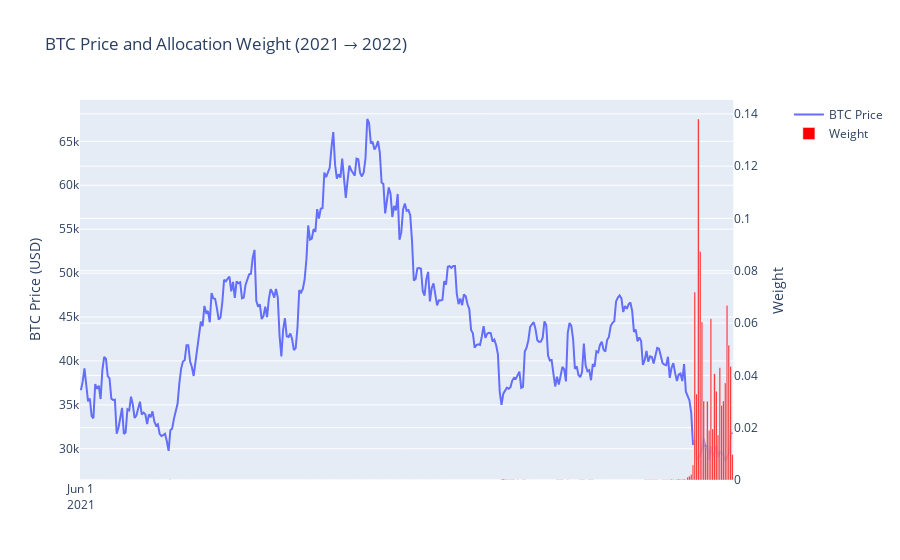

Notebook source saved alongside this figure:
### Markdown cell above
- Between June 2020 and June 2021, the price trend showed lows at the beginning and end of the year, with a high in the middle of the year. The strategy chose to concentrate more allocation toward the end of the year.

### Code cell
plot_weight_price_by_year(2021, 2022)

### Figure 1 — Plotly figure (JSON) as saved in the notebook; plotly's stock layout.template omitted (floating-point values rounded to 4 significant figures; data arrays with more than 128 entries replaced by an {"elided": "..."} marker saying what was removed)
{"data": [{"mode": "lines", "name": "BTC Price", "type": "scatter", "x": {"elided": "365 str values"}, "xaxis": "x", "y": {"elided": "365 float values"}, "yaxis": "y"}, {"marker": {"color": "red", "opacity": 1}, "name": "Weight", "type": "bar", "x": {"elided": "365 str values"}, "xaxis": "x", "y": {"elided": "365 float values"}, "yaxis": "y2"}], "layout": {"barmode": "overlay", "title": {"text": "BTC Price and Allocation Weight (2021 → 2022)"}, "xaxis": {"anchor": "y", "domain": [0, 0.94], "dtick": "M12", "tick0": "2021-06-01", "tickmode": "linear"}, "yaxis": {"anchor": "x", "domain": [0, 1], "title": {"text": "BTC Price (USD)"}}, "yaxis2": {"anchor": "x", "overlaying": "y", "side": "right", "title": {"text": "Weight"}}}}
